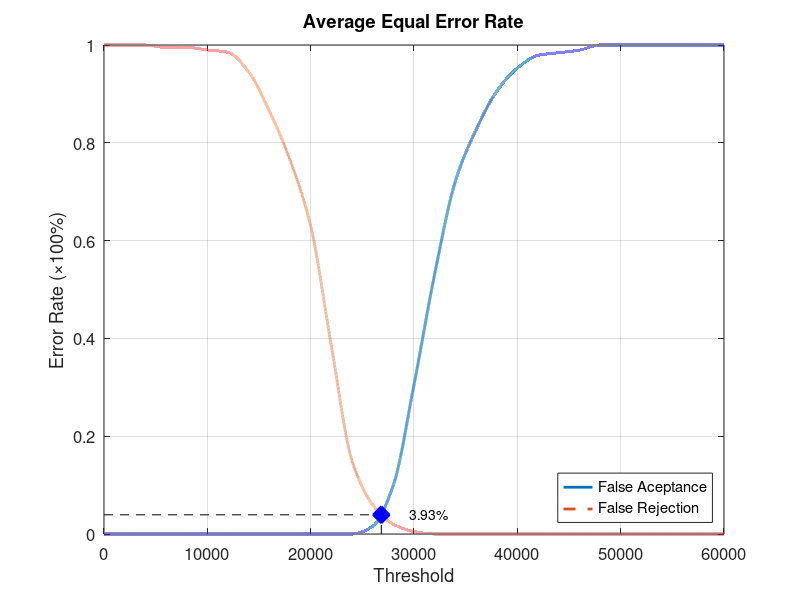
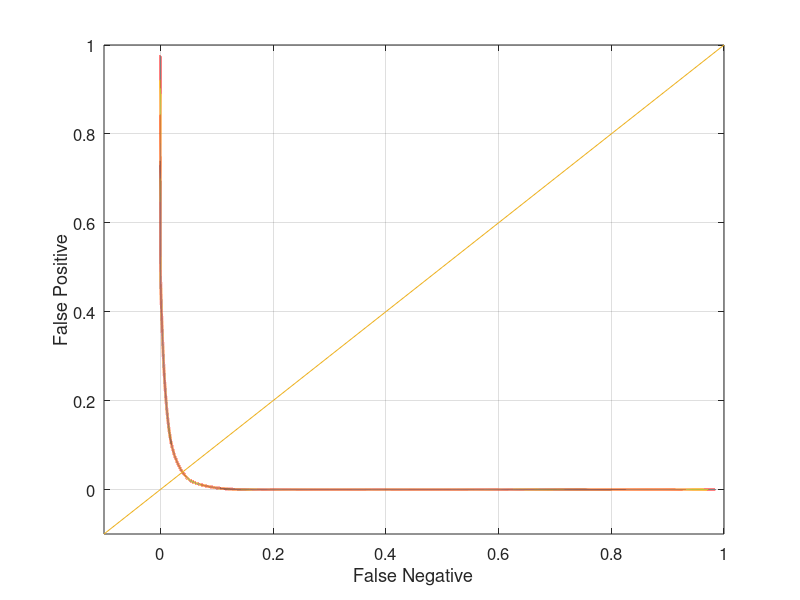

The MATLAB script that drew these images, in order:
function yEER = Database4_3
close all;
clear;
clc;
x = 0:2000:60000;
xq = 0:0.5:60000;

y0 = [0 0 0 0 0 0 0 0 0 0 0 0 0 0.0157895 0.1 0.305263 0.531579 0.721053 0.826316 0.905263 0.952632 0.978947 0.984211 0.989474 1 1 1 1 1 1 1];
yy0 = interp1(x, y0, xq, 'pchip');
y1 = [1 1 1 0.995 0.995 0.99 0.985 0.945 0.865 0.765 0.63 0.385 0.15 0.06 0.02 0.005 0 0 0 0 0 0 0 0 0 0 0 0 0 0 0];
yy1 = interp1(x, y1, xq, 'pchip');

% Calculating EER: 
y2 = abs(y0 - y1);
find(y2 == min(y2))
yy2 = abs(yy0 - yy1);
xEER = find(yy2 == min(yy2));
xEERIndex = xq(xEER) % X-axis EER
yEER = yy0(xEER) % Y-axis EER

main = figure
plot(xq, yy0,'-','LineWidth', 2);	hold on
plot(xq, yy1,'--','LineWidth', 2);	hold on
plot([xEERIndex xEERIndex], [0 yEER], 'k--');	hold on
plot([0 xEERIndex], [yEER yEER], 'k--');	hold on
plot(xEERIndex, yEER, 'bx', 'LineWidth', 10);	hold on
text(xEERIndex + 10 * xEERIndex / 100, yEER, [num2str(round((10000 * yEER)) / 100) '%'])
legend('False Aceptance', 'False Rejection', 'Location', 'SouthEast')
xlabel('Threshold')
ylabel('Error Rate (\times100%)')
title('Average Equal Error Rate')
set(gca, 'FontSize', 12)
axis([0 60000 0 1])
grid on

print(main, 'Database4_3Main', '-dpng');
FNRxFPR = figure('Color', [1 1 1]);
plot(yy1, yy0, '-', yy1, yy0, 'LineWidth', 2);
hold on
y = -0.1:0.1:1
plot(y, y); 
set(gca, 'FontSize', 12)
xlabel('False Negative')
ylabel('False Positive')
axis([-0.1 1 -0.1 1])
set(gca, 'FontSize', 12)
grid on

print(FNRxFPR, 'Database4_3FNRxFPR','-dpng');
end
